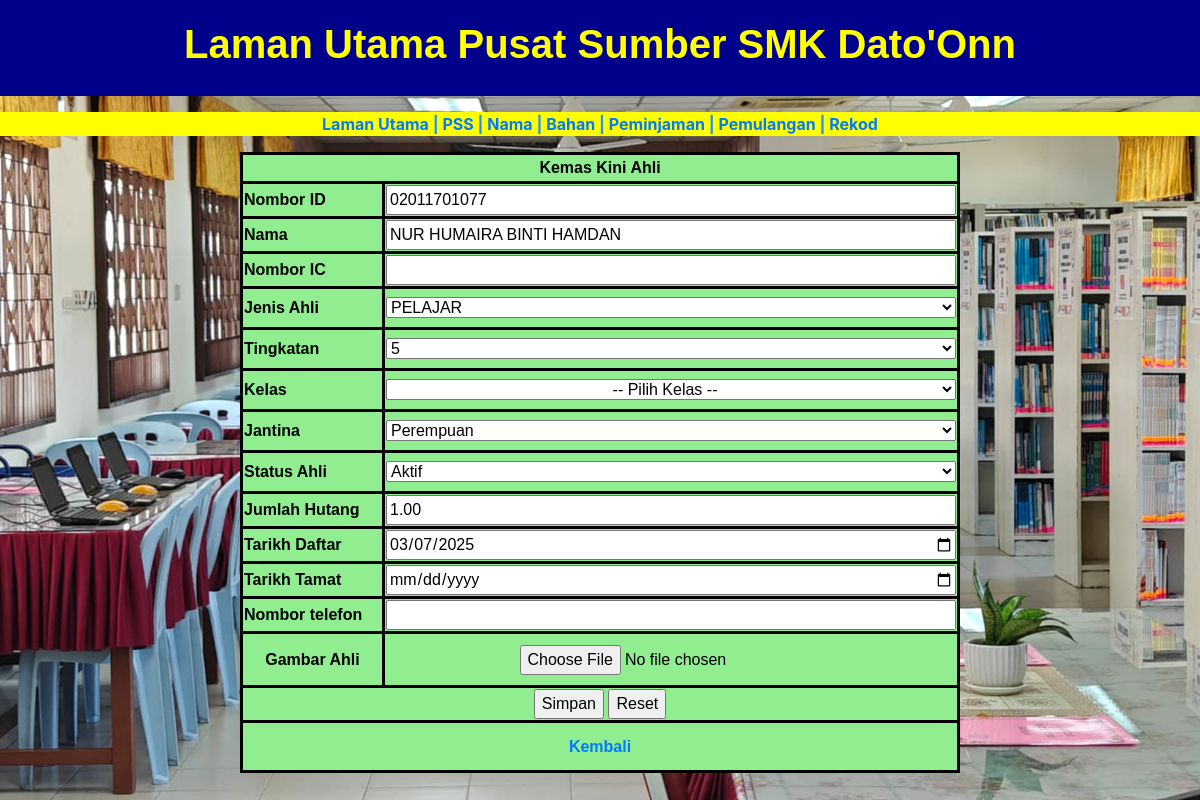
Page /library_user_update.php?id=02011701077 on the committed database.
### tables this page shows
CREATE TABLE `ahli` (
  `user_id` int(20) NOT NULL,
  `Id_delima` varchar(20) NOT NULL,
  `nama_ahli` varchar(250) NOT NULL,
  `IC_ahli` varchar(20) NOT NULL,
  `jenis_ahli` enum('ADMIN','PENGAWAS PSS','GURU','PELAJAR','STAF SOKONGAN') NOT NULL,
  `Tingkatan` enum('1','2','3','4','5','6','Kelas Khas') NOT NULL,
  `Kelas` varchar(50) NOT NULL,
  `jenis_jantina` enum('Lelaki','Perempuan') NOT NULL,
  `no_telefon` varchar(20) NOT NULL,
  `Tahun_daftar` date DEFAULT current_timestamp(),
  `status` enum('Aktif','Tidak Aktif','Berhenti','Senarai Hitam','Tamat Perkhidmatan','Bertukar','Tamat Persekolahan') DEFAULT 'Aktif',
  `jumlah_hutang` decimal(10,2) DEFAULT 0.00,
  `tahun_tamat` date DEFAULT NULL,
  `gambar_ahli` varchar(300) NOT NULL,
  `jumlah_bacaan` int(11) DEFAULT 0
);

### library_user_update.php (the view, shortened to what this page needs)
<?php
include('dblibrary.php');
if (isset($_GET['id'])) {
    $id = $_GET['id'];
    $sql = "SELECT * FROM ahli WHERE id_delima = '$id'";
    $result = $conn->query($sql);
    if ($result && $result->num_rows > 0) {
        $rows = $result->fetch_assoc();
        $name = $rows['nama_ahli'];
        $ic = $rows['IC_ahli'];
        $j_ahli = $rows['jenis_ahli'];
        $tingkatan = $rows['Tingkatan'];
        $jantina = $rows['jenis_jantina'];
        $status_ahli = $rows['status'];
        $hutang = $rows['jumlah_hutang'];
        $start_year = $rows['Tahun_daftar'];
        $end_year = $rows['tahun_tamat'];
        $mobile = $rows['no_telefon'];
    } else {
        echo "Tiada admin dijumpai dengan ID ini";
        exit();
    }
} else {
    echo "Ralat: Tiada ID diberikan";
    exit();
}
?>
<!DOCTYPE html>
<html lang="en">
  <head>
    <link rel="stylesheet" type="text/css" href="config/css/PSS.css">
    <link href="css/bootstrap-4.4.1.css" rel="stylesheet">
  </head>
  <body>
    <main class="menu_content">
      <header class="PSS_header">
        <h1 align="center"><strong>Laman Utama Pusat Sumber SMK Dato'Onn</strong></h1>
      </header>
      <p>
	  <section class="PSS_section"><strong>
		  <a href="library_main_page.php">Laman Utama</a> | <a href="library_senarai_PSS.php">PSS</a> | <a href="library_senarai_nama.php">Nama</a> | <a href="library_Book.php">Bahan</a> | <a href="library_senarai_peminjam.php">Peminjaman</a> | <a href="library_senarai_pulang.php">Pemulangan</a> | <a href="library_History.php">Rekod</a></strong>
	  </section></p>
      <form id="form10" name="form10" method="post" enctype="multipart/form-data">
        <table class="form_nama" width="60%" height="218" border="1" cellpadding="1" cellspacing="1" align="center">
          <tbody>
            <tr>
              <td colspan="2" align="center"><strong>Kemas Kini Ahli</strong></td>
            </tr>
            <tr>
              <td width="174" align="left"><strong>Nombor ID </strong></td>
              <td><input type="text" id="txtID" name="txtID" value="<?php echo isset($id) ? $id : ''; ?>" style="width:570px;" required></td>
            </tr>
            <tr>
              <td align="left"><strong>Nama</strong></td>
              <td><input type="text" id="txtName" name="txtName" value="<?php echo isset($name) ? $name : ''; ?>" style="width:570px;"></td>
            </tr>
            <tr>
              <td width="174" align="left"><strong>Nombor IC</strong></td>
              <td><input type="text" id="txtIC" name="txtIC" value="<?php echo isset($ic) ? $ic : ''; ?>" style="width:570px;"></td>
            </tr>
            <tr>
              <td height="41" align="left"><strong>Jenis Ahli</strong></td>
              <td>
                <select name="jenis_ahli1" id="jenis_ahli1" style="width:570px;">
                  <?php
                  $enum_values = ["GURU", "PELAJAR", "STAF SOKONGAN"];
                  foreach ($enum_values as $value) {
                      echo '<option value="' . $value . '" ' . ($j_ahli == $value ? 'selected' : '') . '>' . $value . '</option>';
                  }
                  ?>
                </select>
              </td>
            </tr>
            <tr>
              <td height="41" align="left"><strong>Tingkatan</strong></td>
              <td>
                <select name="tingkatantxt" id="tingkatantxt" style="width:570px;">
                  <?php
                  $enum_values = ["Kelas Khas", "1", "2", "3", "4", "5", "6"];
                  foreach ($enum_values as $value) {
                      echo '<option value="' . $value . '" ' . ($tingkatan == $value ? 'selected' : '') . '>' . $value . '</option>';
                  }
                  ?>
                </select>
              </td>
            </tr>
            <tr>
              <td height="41" align="left"><strong>Kelas</strong></td>
			  <td>
				<select name="kelastxt" id="kelastxt" style="width:570px;">
				  <option value="" align="center">-- Pilih Kelas --</option>
				</select>
			  </td>
			</tr>
            <tr>
              <td height="41" align="left"><strong>Jantina</strong></td>
              <td>
                <select name="jantina2" id="jantina2" style="width:570px;">
                  <?php
                  $enum_values = ["Lelaki", "Perempuan"];
                  foreach ($enum_values as $value) {
                      echo '<option value="' . $value . '" ' . ($jantina == $value ? 'selected' : '') . '>' . $value . '</option>';
                  }
                  ?>
                </select>
              </td>
            </tr>
            <tr>
              <td height="41" align="left"><strong>Status Ahli</strong></td>
              <td>
                <select name="sta_ahli2" id="sta_ahli2" style="width:570px;">
                  <?php
                  $enum_values = ["Aktif", "Tidak Aktif", "Berhenti", "Senarai Hitam", "Tamat Perkhidmatan", "Bertukar", "Tamat Persekolahan"];
                  foreach ($enum_values as $value) {
                      echo '<option value="' . $value . '" ' . ($status_ahli == $value ? 'selected' : '') . '>' . $value . '</option>';
                  }
                  ?>
                </select>
              </td>
            </tr>
            <tr>
              <td align="left"><strong>Jumlah Hutang</strong></td>
              <td><input type="text" id="txthutang" name="txthutang" value="<?php echo isset($hutang) ? $hutang : ''; ?>" style="width:570px;"></td>
            </tr>
            <tr>
              <td align="left"><strong>Tarikh Daftar</strong></td>
              <td><input type="date" id="date_school" name="date_school" value="<?php echo isset($start_year) ? $start_year : ''; ?>" style="width:570px;"></td>
            </tr>
            <tr>
              <td align="left"><strong>Tarikh Tamat </strong></td>
              <td><input type="date" id="date_end" name="date_end" value="<?php echo isset($end_year) ? $end_year : ''; ?>" style="width:570px;"></td>
            </tr>
            <tr>
              <td align="left"><strong>Nombor telefon</strong></td>
              <td><input type="text" id="txtMobile" name="txtMobile" value="<?php echo isset($mobile) ? $mobile : ''; ?>" style="width:570px;"></td>
            </tr>
            <tr>
              <td height="54"><strong>Gambar Ahli</strong></td>
              <td><input type="file" name="photo" id="photo"></td>
            </tr>
            <tr>
              <td colspan="2" align="center">
                <input type="submit" name="SaveChanges" value="Simpan">
                <input type="reset" value="Reset">
              </td>
            </tr>
			  <tr><td colspan="2"  align="center" height="50"><strong><a href="library_senarai_nama.php">Kembali</a></strong></td></tr>
          </tbody>
        </table>
      </form>
    </main>
  </body>
</html>

### config/css/PSS.css (style rules this page uses)
body { font-family: Arial, sans-serif; margin: 0; padding: 0; background-color: #f8f9fa; }
.PSS_header { text-align: center; background-color: darkblue; padding: 20px; }
.PSS_header h1 { font-family: Arial, sans-serif; font-weight: 400; color: yellow; }
.PSS_section { color: dodgerblue; background-color: yellow; text-align: center; text-decoration-color: black; }
.form_nama { font-family: Arial, sans-serif; color: black; background-color: lightgreen; text-align: center; }
table, th, td { border: 3px solid black; border-collapse: collapse; }

### rows in the picture
ahli: txtName "NUR HUMAIRA BINTI HAMDAN", jenis_ahli1 "PELAJAR", tingkatantxt "5", jantina2 "Perempuan", sta_ahli2 "Aktif", txthutang "1.00", date_school "03/07/2025"
